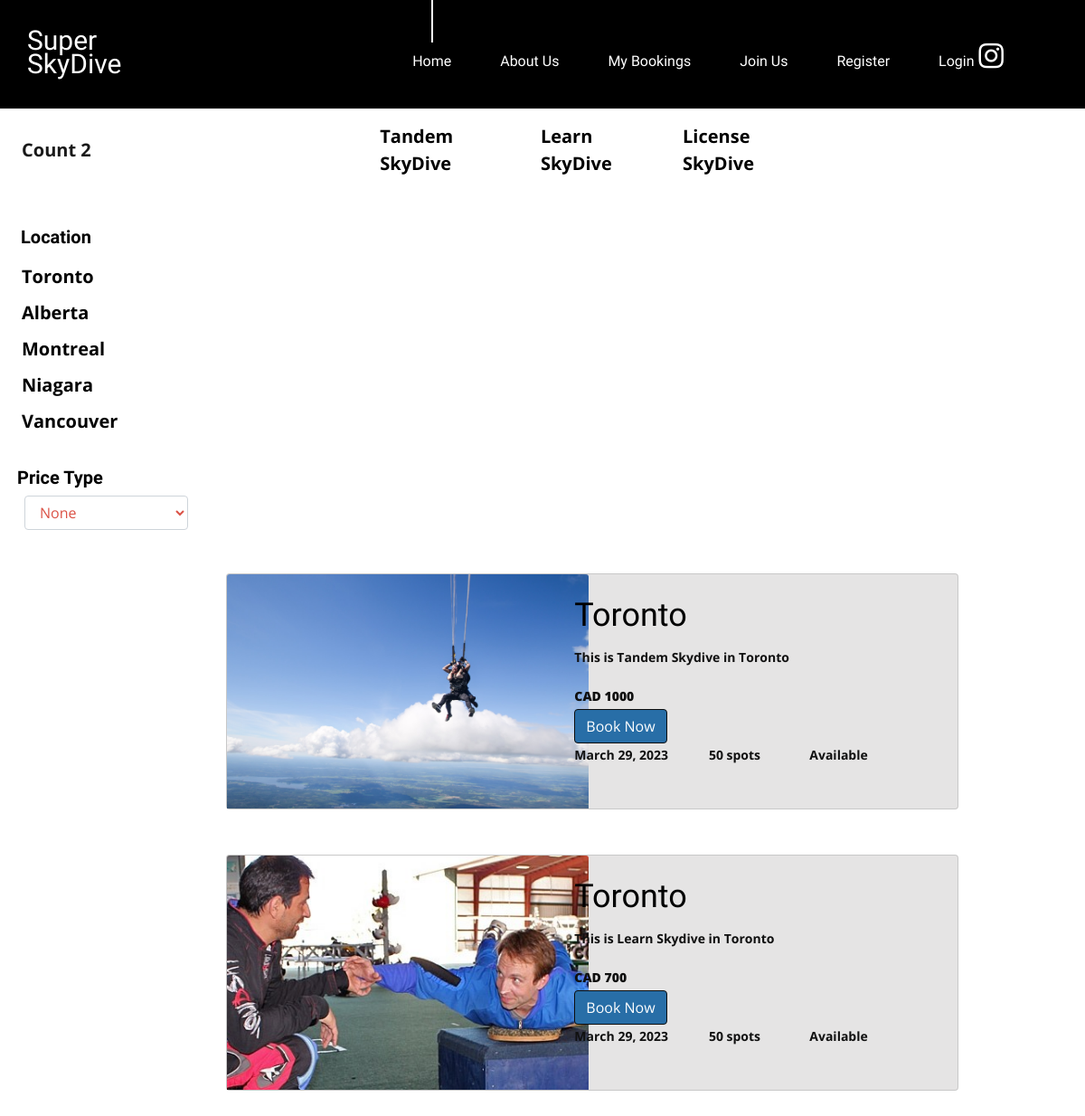
The page /skydive/search/Toronto on the database as committed earlier.
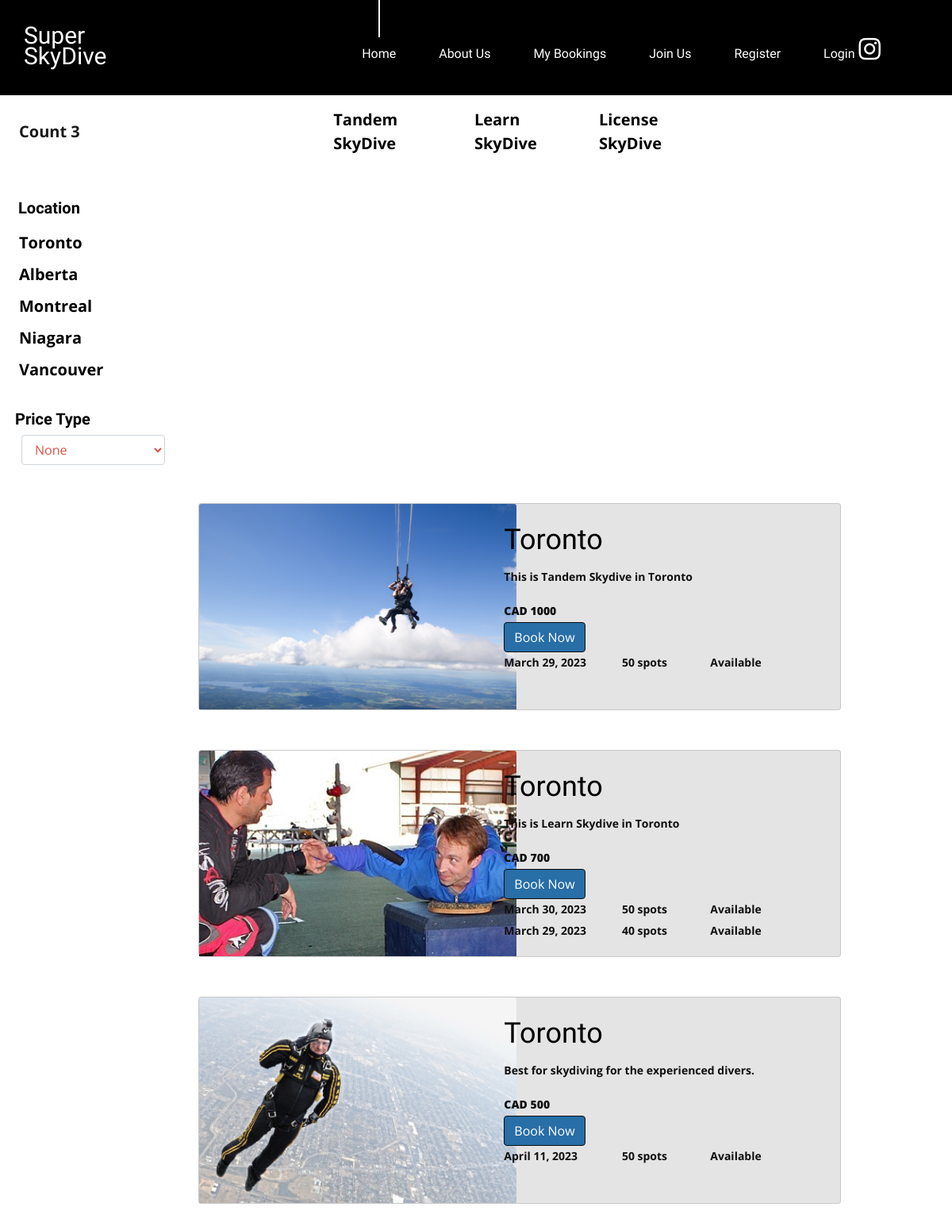
The same page on the database as committed later.
### skydive/models.py (models this page shows, shortened)
class Destination(models.Model):
    id = models.IntegerField(primary_key=True)
    province = models.CharField(max_length=20)
    img = models.ImageField(upload_to='pics')
    number = models.IntegerField(default=50)

class Destination_desc(models.Model):
    dest_id = models.AutoField(primary_key=True)
    province = models.CharField(max_length=20)
    price = models.IntegerField(default=2000)
    rating = models.IntegerField(default=5)
    desc = models.TextField()
    img_destin = models.ImageField(upload_to='pics')
    type_skydive = models.CharField(max_length=50, choices=SKYDIVE_TYPE)
    curr = models.CharField(max_length=10, choices=CURR_TYPE, default='cad')

class Reservation(models.Model):
    date_available = models.DateField(null=False, blank=False)
    spots_total = models.IntegerField(null=True, default=50)
    spots_free = models.IntegerField(null=True, default=50)
    destination = models.ForeignKey(Destination, related_name="destin", on_delete=models.CASCADE)
    type_skydive = models.CharField(max_length=50, choices=SKYDIVE_TYPE, default='tandemskydive')

### skydive/views.py (the view)
# urls.py: path('skydive/search/<str:destination>', views.search_loc, name='search_loc'),
def search_loc(request, destination):
    loc_desc_list = Destination_desc.objects.filter(province=destination)
    loc_list = Destination.objects.all()
    available_list = Reservation.objects.filter(destination__province=destination)
    return render(request, 'skydive/search.html', {'loc_desc_list': loc_desc_list, 'loc_list': loc_list,
                                                   'available_list': available_list, 'search_item': 'province'})

### skydive/templates/skydive/search.html (shortened to what this page needs)
    {% load static %}
    <!DOCTYPE html>
    <html lang="en">
    <head>
        <link rel="stylesheet" type="text/css" href="{% static 'styles/custom.css' %}">
        <link rel="stylesheet" type="text/css" href="{% static 'styles/bootstrap4/bootstrap.min.css' %}">
        <link href="{% static 'plugins/font-awesome-4.7.0/css/font-awesome.min.css' %}" rel="stylesheet" type="text/css">
        <link rel="stylesheet" type="text/css" href="{% static 'plugins/OwlCarousel2-2.2.1/owl.carousel.css' %}">
        <link rel="stylesheet" type="text/css" href="{% static 'plugins/OwlCarousel2-2.2.1/owl.theme.default.css' %}">
        <link rel="stylesheet" type="text/css" href="{% static 'plugins/OwlCarousel2-2.2.1/animate.css' %}">
        <link rel="stylesheet" type="text/css" href="{% static 'styles/main_styles.css' %}">
        <link rel="stylesheet" type="text/css" href="{% static 'styles/search.css' %}">
    </head>
    <body>
<header class="header">
		<div class="container">
			<div class="row">
				<div class="col">
					<div class="header_content d-flex flex-row align-items-center justify-content-start">
						<div class="header_content_inner d-flex flex-row align-items-end justify-content-start">
							<div class="logo"><a href="">Super SkyDive</a></div>
							<nav class="main_nav">
								<ul class="d-flex flex-row align-items-start justify-content-start">
									<li class="active"><a href="">Home</a></li>
									<li><a href="{%url 'skydive:about'  %}">About Us</a></li>
									<li><a href="{%url 'skydive:mybookings'  %}">My Bookings</a></li>
									<li><a href="{%url 'skydive:joinus'  %}">Join Us</a></li>
									{% if user.is_authenticated %}
										<li><a href="{%url 'skydive:logout'  %}">Logout</a></li>
									{% else %}
										<li><a href="{%url 'skydive:register'  %}">Register</a></li>
										<li><a href="{%url 'skydive:login'  %}">Login</a></li>
									{% endif %}
								</ul>
							</nav>
							{% if user.is_authenticated %}
								<div class="header_phone ml-auto">Welcome, {{user.username }}</div>
							{% else %}
								<div class="header_phone ml-auto">
									<a style="color: white; font-size:xx-large;" href="https://www.instagram.com/skydiving_gear_canada/?igshid=YmMyMTA2M2Y%3D" target="_blank">
										<i class="fa fa-instagram" aria-hidden="false"></i>
									</a>
								</div>
							{% endif %}
						</div>
					</div>
				</div>
			</div>
		</div>
	</header>
<div style="margin-top: 115px">
     <nav class="navbar navbar-expand-sm navbar-light bg-white border-bottom">
        <a class="navbar-brand ml-2 font-weight-bold" href="#">Count {{ loc_desc_list.count }} </a>
        <div class="collapse navbar-collapse" id="navbarColor" style="padding-right: 280px" >
            <ul class="navbar-nav">
                <li class="nav-item"><a class="nav-link" href="{% url 'skydive:type_skydive' 'tandemskydive' 1 %}">Tandem SkyDive</a> </li>
                <li class="nav-item"><a class="nav-link" href="{% url 'skydive:type_skydive' 'learnskydive' 2 %}">Learn SkyDive</a> </li>
                <li class="nav-item"><a class="nav-link" href="{% url 'skydive:type_skydive' 'licenseskydive' 3 %}">License SkyDive</a> </li>
            </ul>
        </div>
    </nav>
</div>
    <section id="sidebar">
        <div>
            <h6 class="p-1 border-bottom" style="font-size: 20px;font-weight: bold">Location</h6>
            {% for loc in loc_list %}
            <ul>
                <li><a href="{% url 'skydive:search_loc' loc.province %}">{{ loc.province }}</a></li>
            </ul>
            {% endfor %}
        </div>
        <div>
            <h6 style="font-size: 20px;font-weight: bold;padding-top: 30px">Price Type</h6>
            <form action="{% url 'skydive:search' %}" class="ml-md-2" method="GET">
                <select name="price" class="form-control" style="width: 85%" onchange="this.form.submit()" >
                    <option value="1">None</option>
               </select>
            </form>
        </div>
    </section>
    <div id="products">
    <div class="container mt-5">
        {% for loc_desc in loc_desc_list %}
          <div class="card mt-4" style="margin-bottom: 50px">
               <div class="row">
                     <div class="col-md-4">
                          <img src={{ loc_desc.img_destin.url }} class="card-img-top">
                     </div>
                     <div class="col-md-8">
                        <div class="card-body" style="padding-left: 105px">
                            <h3 class="card-title mt-3"> {{ loc_desc.province }}</h3>
                            <p>{{ loc_desc.desc }} </p>
                            <p><b>{{ loc_desc.curr| upper }} {{ loc_desc.price }}</b></p>
                            <a href="{% url 'skydive:booking' loc_desc.dest_id %}"><button class="btn btn-success">Book Now</button></a>
                         {% for avail in available_list %}
                            {% if search_item == 'province' %}
                            <div class="row">
                            {% if loc_desc.type_skydive == avail.type_skydive %}
                                 <div class="col-4">
                                     <p>{{ avail.date_available }} </p>
                                 </div>
                                <div class="col-3">
                                     <p>{{ avail.spots_free }} spots </p>
                                </div>
                                {% if avail.spots_free > 0 %}
                                    <div class="col-3">
                                           <p> Available</p>
                                    </div>
                                 {% else %}
                                    <div class="col-3">
                                     <p> No spots available</p>
                                    </div>
                                {% endif %}
                            {% endif %}
                            </div>
                        {% endif %}
                        {% endfor %}
                        </div>
                     </div>
            </div>
        </div>
        {% endfor %}
       </div>
    </div>
    </body>
    </html>

### static/styles/custom.css (style rules this page uses)
.navbar-light .navbar-nav .nav-link { color: rgba(0,0,0,1) !important; font-weight: bold; font-size: 20px; }

### static/styles/main_styles.css (style rules this page uses)
* { margin: 0; padding: 0; -webkit-font-smoothing: antialiased; -webkit-text-shadow: rgba(0,0,0,.01) 0 0 1px; text-shadow: rgba(0,0,0,.01) 0 0 1px; }
body { font-family: 'Open Sans', sans-serif; font-size: 14px; font-weight: 400; background: #FFFFFF; color: #a5a5a5; }
div { display: block; position: relative; -webkit-box-sizing: border-box; -moz-box-sizing: border-box; box-sizing: border-box; }
ul { list-style: none; margin-bottom: 0px; }
p { font-family: 'Open Sans', sans-serif; font-size: 14px; line-height: 1.9285; font-weight: 700; color: #101010; -webkit-font-smoothing: antialiased; -webkit-text-shadow: rgba(0,0,0,.01) 0 0 1px; text-shadow: rgba(0,0,0,.01) 0 0 1px; }
p:last-of-type { margin-bottom: 0; }
a, a:hover, a:visited, a:active, a:link { text-decoration: none; -webkit-font-smoothing: antialiased; -webkit-text-shadow: rgba(0,0,0,.01) 0 0 1px; text-shadow: rgba(0,0,0,.01) 0 0 1px; }
h3 { font-size: 36px; }
h1, h2, h3, h4, h5, h6 { font-family: 'Oswald', sans-serif; font-weight: 400; -webkit-font-smoothing: antialiased; -webkit-text-shadow: rgba(0,0,0,.01) 0 0 1px; text-shadow: rgba(0,0,0,.01) 0 0 1px; }
.form-control { color: #db5246; }
section { display: block; position: relative; box-sizing: border-box; }
.header { position: fixed; background-color: black !important; top: 0; left: 0; width: 100%; z-index: 100; -webkit-transition: all 200ms ease; -moz-transition: all 200ms ease; -ms-transition: all 200ms ease; -o-transition: all 200ms ease; transition: all 200ms ease; }
.header_content { width: 100%; height: 120px; -webkit-transition: all 200ms ease; -moz-transition: all 200ms ease; -ms-transition: all 200ms ease; -o-transition: all 200ms ease; transition: all 200ms ease; }
.header_content_inner { width: 100%; }
.logo a { font-family: 'Oswald', sans-serif; font-size: 30px; font-weight: 500; color: #FFFFFF; line-height: 0.75; }
.main_nav { margin-left: 242px; }
.main_nav ul li { position: relative; }
.main_nav ul li::after { display: block; position: absolute; left: 50%; -webkit-transform: translateX(-50%); -moz-transform: translateX(-50%); -ms-transform: translateX(-50%); -o-transform: translateX(-50%); transform: translateX(-50%); top: -104px; width: 2px; height: 0px; background: #FFFFFF; content: ''; visibility: hidden; opacity: 0; -webkit-transition: all 200ms ease; -moz-transition: all 200ms ease; -ms-transition: all 200ms ease; -o-transition: all 200ms ease; transition: all 200ms ease; }
.main_nav ul li.active::after, .main_nav ul li:hover::after { height: 100px; visibility: visible; opacity: 1; }
.main_nav ul li:not(:last-child) { margin-right: 54px; }
.main_nav ul li a { font-family: 'Oswald', sans-serif; font-size: 16px; font-weight: 400; color: #FFFFFF; white-space: nowrap; }
.header_phone { margin-right: 60px; font-family: 'Oswald', sans-serif; font-size: 18px; font-weight: 500; color: #FFFFFF; }

### static/styles/search.css (style rules this page uses)
* { box-sizing: border-box; }
body { color: black; }
#sidebar { padding-top: 29px; width: 20%; padding-left: 19px; margin: 0; float: left; }
#products { width: 70%; padding: 0px !important; margin: 0; float: right; margin-right: 125px; }
ul { list-style: none; padding: 5px; font-size: 20px; font-weight: bold; }
li a { color: black; text-decoration: none; }
@media (min-width:991px) { .navbar-nav { margin-left: 35%; } }
@media (min-width:991px) { .nav-item { padding-left: 20px; } }
@media (min-width:991px) { .card-img-top { width: 400px; height: 259px; object-fit: cover; } }

Rows that differ between the two databases and show on the page:
changed Reservation: date_available "March 29, 2023" → "March 30, 2023"
added Reservation: date_available "March 29, 2023", spots_free "40", shows "Available", shown under Destination_desc "This is Learn Skydive in Toronto"
added Destination_desc: img_destin (picture), province "Toronto", desc "Best for skydiving for the experienced divers.", curr "CAD", price "500"
added Reservation: date_available "April 11, 2023", spots_free "50", shows "Available", shown under "Toronto"
Other text that changed with them:
{{ loc_desc_list.count }}: "2" → "3"
